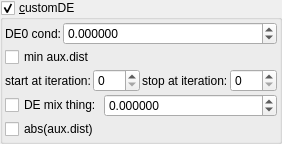
    <widget class="MyGroupBox" name="groupCheck_transf_function_enabledO_false">
     <property name="toolTip">
      <string/>
     </property>
     <property name="title">
      <string>&amp;customDE</string>
     </property>
     <property name="checkable">
      <bool>true</bool>
     </property>
     <layout class="QVBoxLayout" name="verticalLayout_53">
      <property name="spacing">
       <number>2</number>
      </property>
      <property name="leftMargin">
       <number>2</number>
      </property>
      <property name="topMargin">
       <number>2</number>
      </property>
      <property name="rightMargin">
       <number>2</number>
      </property>
      <property name="bottomMargin">
       <number>2</number>
      </property>
      <item>
       <layout class="QHBoxLayout" name="horizontalLayout_24" stretch="0,1">
        <item>
         <widget class="QLabel" name="label_133">
          <property name="text">
           <string>DE0 cond:</string>
          </property>
         </widget>
        </item>
        <item>
         <widget class="MyDoubleSpinBox" name="spinbox_transf_offsetA_1">
          <property name="sizePolicy">
           <sizepolicy hsizetype="Minimum" vsizetype="Maximum">
            <horstretch>0</horstretch>
            <verstretch>0</verstretch>
           </sizepolicy>
          </property>
          <property name="prefix">
           <string/>
          </property>
          <property name="suffix">
           <string/>
          </property>
          <property name="decimals">
           <number>6</number>
          </property>
          <property name="minimum">
           <double>-99.998999999999995</double>
          </property>
          <property name="maximum">
           <double>99.998999999999995</double>
          </property>
          <property name="singleStep">
           <double>0.100000000000000</double>
          </property>
         </widget>
        </item>
       </layout>
      </item>
      <item>
       <widget class="MyCheckBox" name="checkBox_transf_function_enabledC_false">
        <property name="enabled">
         <bool>true</bool>
        </property>
        <property name="text">
         <string notr="true">min aux.dist</string>
        </property>
       </widget>
      </item>
      <item>
       <layout class="QHBoxLayout" name="horizontalLayout_20" stretch="0,1,0,1">
        <item>
         <widget class="QLabel" name="label_101">
          <property name="text">
           <string>start at iteration:</string>
          </property>
         </widget>
        </item>
        <item>
         <widget class="MySpinBox" name="spinboxInt_analyticDE_start_iterations_A">
          <property name="enabled">
           <bool>true</bool>
          </property>
          <property name="sizePolicy">
           <sizepolicy hsizetype="Minimum" vsizetype="Maximum">
            <horstretch>0</horstretch>
            <verstretch>0</verstretch>
           </sizepolicy>
          </property>
          <property name="minimum">
           <number>0</number>
          </property>
          <property name="maximum">
           <number>999</number>
          </property>
          <property name="value">
           <number>0</number>
          </property>
         </widget>
        </item>
        <item>
         <widget class="QLabel" name="label_71">
          <property name="text">
           <string>stop at iteration:</string>
          </property>
         </widget>
        </item>
        <item>
         <widget class="MySpinBox" name="spinboxInt_analyticDE_stop_iterations_A">
          <property name="enabled">
           <bool>true</bool>
          </property>
          <property name="sizePolicy">
           <sizepolicy hsizetype="Preferred" vsizetype="Maximum">
            <horstretch>0</horstretch>
            <verstretch>0</verstretch>
           </sizepolicy>
          </property>
          <property name="maximum">
           <number>999</number>
          </property>
         </widget>
        </item>
       </layout>
      </item>
      <item>
       <layout class="QGridLayout" name="gridLayout_31" columnstretch="0,1">
        <property name="spacing">
         <number>2</number>
        </property>
        <item row="1" column="1">
         <widget class="MyDoubleSpinBox" name="spinbox_transf_offset_0">
          <property name="enabled">
           <bool>true</bool>
          </property>
          <property name="sizePolicy">
           <sizepolicy hsizetype="Minimum" vsizetype="Maximum">
            <horstretch>0</horstretch>
            <verstretch>0</verstretch>
           </sizepolicy>
          </property>
          <property name="prefix">
           <string/>
          </property>
          <property name="suffix">
           <string/>
          </property>
          <property name="decimals">
           <number>6</number>
          </property>
          <property name="minimum">
           <double>-99.998999999999995</double>
          </property>
          <property name="maximum">
           <double>99.998999999999995</double>
          </property>
          <property name="singleStep">
           <double>0.100000000000000</double>
          </property>
         </widget>
        </item>
        <item row="1" column="0">
         <widget class="MyCheckBox" name="checkBox_analyticDE_enabled_false">
          <property name="enabled">
           <bool>true</bool>
          </property>
          <property name="text">
           <string notr="true">DE mix thing:</string>
          </property>
         </widget>
        </item>
        <item row="2" column="0">
         <widget class="MyCheckBox" name="checkBox_analyticDE_enabled">
          <property name="enabled">
           <bool>true</bool>
          </property>
          <property name="text">
           <string notr="true">abs(aux.dist)</string>
          </property>
         </widget>
        </item>
       </layout>
      </item>
     </layout>
    </widget>
